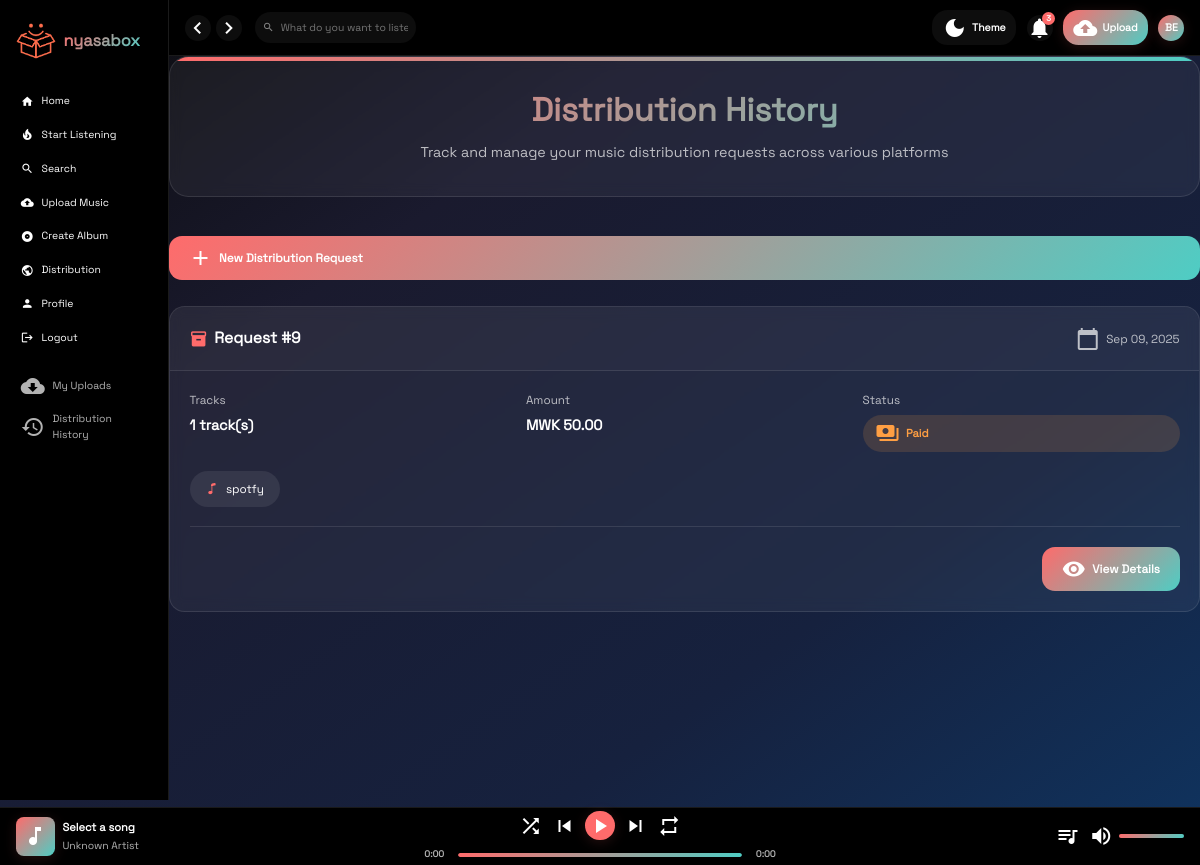
The page /history/ (signed in) on the database its author committed.
### core/models.py (models this page shows, shortened)
class DistributionRequest(models.Model):
    STATUS_CHOICES = (
        ('pending', 'Pending Payment'),
        ('paid', 'Paid'),
        ('processing', 'Processing'),
        ('distributed', 'Distributed'),
        ('rejected', 'Rejected'),
        ('cancelled', 'Cancelled'),
    )
    artist = models.ForeignKey(User, on_delete=models.CASCADE, related_name='distribution_requests')
    tracks = models.ManyToManyField(Track, related_name='distribution_requests')
    platforms = models.ManyToManyField(DistributionPlatform, related_name='distribution_requests')
    requested_at = models.DateTimeField(auto_now_add=True)
    status = models.CharField(max_length=20, choices=STATUS_CHOICES, default='pending')
    total_amount = models.DecimalField(max_digits=10, decimal_places=2, default=0.00)
    payment_reference = models.CharField(max_length=100, blank=True)
    payment_date = models.DateTimeField(null=True, blank=True)
    distributed_date = models.DateTimeField(null=True, blank=True)
    class Meta:
        indexes = [
            models.Index(fields=['artist'], name='idx_distribution_artist'),
            models.Index(fields=['requested_at'], name='idx_distribution_requested_at'),
            models.Index(fields=['status'], name='idx_distribution_status'),
        ]

class DistributionPlatform(models.Model):
    name = models.CharField(max_length=100)
    logo = models.ImageField(upload_to='platform_logos/', blank=True, null=True)
    description = models.TextField(blank=True)
    ref_id = models.CharField(max_length=50, blank=True)  # Add ref_id for PayChangu integration
    is_active = models.BooleanField(default=True)
    class Meta:
        indexes = [
            models.Index(fields=['name'], name='idx_platform_name'),
        ]

### core/views.py (the view)
# urls.py: path('history/', views.distribution_history, name='distribution_history'),
@login_required
def distribution_history(request):
    distribution_requests = DistributionRequest.objects.filter(artist=request.user).order_by('-requested_at')
    return render(request, 'distribution/history.html', {'distribution_requests': distribution_requests})

### core/templates/distribution/history.html (shortened to what this page needs)
{% extends 'base.html' %}
{% load static %}
{% block content %}
<div class="history-container">
    <div class="history-header">
        <h1 class="history-title">Distribution History</h1>
        <p class="history-subtitle">Track and manage your music distribution requests across various platforms</p>
    </div>
    <div class="history-actions" style="margin-bottom: 2rem;">
        <a href="{% url 'distribution_request' %}" class="action-btn btn-primary">
            <span class="material-icons">add</span>
            New Distribution Request
        </a>
    </div>
    {% if distribution_requests %}
        {% for request in distribution_requests %}
        <div class="request-card">
            <div class="request-header">
                <div class="request-id">
                    <span class="material-icons">inventory</span>
                    Request #{{ request.id }}
                </div>
                <div class="request-date">
                    <span class="material-icons">calendar_today</span>
                    {{ request.requested_at|date:"M d, Y" }}
                </div>
            </div>
            <div class="request-content">
                <div class="request-details">
                    <div class="detail-item">
                        <span class="detail-label">Tracks</span>
                        <span class="detail-value">{{ request.tracks.count }} track(s)</span>
                    </div>
                    <div class="detail-item">
                        <span class="detail-label">Amount</span>
                        <span class="detail-value">MWK {{ request.total_amount|floatformat:2 }}</span>
                    </div>
                    <div class="detail-item">
                        <span class="detail-label">Status</span>
                        <span class="status-badge status-{{ request.status }}">
                            <span class="material-icons">
                            </span>
                            {{ request.get_status_display }}
                        </span>
                    </div>
                </div>
                <div class="platform-badges">
                    {% for platform in request.platforms.all %}
                    <span class="platform-badge">
                        <i class="bi bi-music-note"></i>
                        {{ platform.name }}
                    </span>
                    {% endfor %}
                </div>
                <div class="request-actions">
                    <a href="{% url 'distribution_status' request.id %}" class="action-btn btn-primary">
                        <span class="material-icons">visibility</span>
                        View Details
                    </a>
                </div>
            </div>
        </div>
        {% endfor %}
    {% endif %}
</div>
{% endblock %}

### core/templates/base.html (shortened to what this page needs)
{% load static %}
<!DOCTYPE html>
<html lang="en">
<head>
    <link href="https://cdn.jsdelivr.net/npm/bootstrap-icons@1.10.0/font/bootstrap-icons.css" rel="stylesheet">
    <link href="https://cdn.jsdelivr.net/npm/bootstrap@5.3.0/dist/css/bootstrap.min.css" rel="stylesheet">
    <link href="https://cdn.jsdelivr.net/npm/bootstrap-icons@1.10.0/font/bootstrap-icons.css" rel="stylesheet">
</head>
<body>
    <div class="app">
        <div class="sidebar" id="sidebar">
            <div class="logo">
                <img src="{% static 'log.png' %}" style="width:40px" alt="NyasaBox">
                <div class="logo-text">nyasabox</div>
            </div>
            <div class="nav-section">
                <div class="nav-item {% if request.path == '/' %}active{% endif %}">
                    <span class="material-icons">home</span>
                    <a href="{% url 'website' %}">Home</a>
                </div>
                  <div class="nav-item {% if request.path == '/' %}active{% endif %}">
                    <span class="material-icons">local_fire_department</span>
                    <a href="{% url 'index' %}">Start Listening</a>
                </div>
                <div class="nav-item">
                    <span class="material-icons">search</span>
                    <a href="{% url 'search' %}">Search</a>
                </div>
                {% if user.is_authenticated %}
                {% if user.profile.is_artist and user.profile.artist_status == 'verified' %}
                <div class="nav-item">
                    <span class="material-icons">cloud_upload</span>
                    <a href="{% url 'upload' %}">Upload Music</a>
                </div>
                <div class="nav-item">
                    <span class="material-icons">album</span>
                    <a href="{% url 'upload' %}">Create Album</a>
                </div>
                <div class="nav-item">
                    <span class="material-icons">public</span>
                    <a href="{% url 'distribution_request' %}">Distribution</a>
                </div>
                {% else %}
                <div class="nav-item">
                    <span class="material-icons">star</span>
                    <a href="{% url 'become_artist' %}">Become an Artist</a>
                </div>
                {% endif %}
                <div class="nav-item">
                    <span class="material-icons">person</span>
                    <a href="{% url 'profile' %}">Profile</a>
                </div>
                <div class="nav-item">
                    <span class="material-icons">logout</span>
                    <a href="{% url 'logout' %}">Logout</a>
                </div>
                {% endif %}
                <div class="playlists">
                    {% if user.is_authenticated %}
                    {% if user.profile.is_artist and user.profile.artist_status == 'verified' %}
                    <div class="playlist-item">
                        <span class="material-icons">cloud_download</span>
                        <a href="{% url 'my_uploads' %}">My Uploads</a>
                    </div>
                    <div class="playlist-item">
                        <span class="material-icons">history</span>
                        <a href="{% url 'distribution_history' %}">Distribution History</a>
                    </div>
                    {% endif %}
                    {% endif %}
                </div>
            </div>
        </div>
        <div class="main-content">
            <div class="header">
                <div class="header-left">
                    <div class="nav-arrows">
                        <button class="nav-arrow" id="backBtn">
                            <span class="material-icons">chevron_left</span>
                        </button>
                        <button class="nav-arrow" id="forwardBtn">
                            <span class="material-icons">chevron_right</span>
                        </button>
                    </div>
                    <div class="search-container">
                        <span class="material-icons search-icon">search</span>
                        <input type="text" class="search-input" placeholder="What do you want to listen to?" id="searchInput">
                    </div>
                </div>
                <div class="header-right">
                    <button class="theme-toggle" id="themeToggle">
                        <span class="material-icons">dark_mode</span>
                        <span>Theme</span>
                    </button>
                    {% if user.is_authenticated %}
                    <div class="notification-container">
                        <button class="notification-icon" id="notificationButton">
                            <span class="material-icons">notifications</span>
                            <span class="notification-badge">3</span>
                        </button>
                    </div>
                    {% if user.profile.is_artist and user.profile.artist_status == 'verified' %}
                    <button class="upload-btn" onclick="window.location.href='{% url 'upload' %}'">
                        <span class="material-icons">cloud_upload</span>
                        <span>Upload</span>
                    </button>
                    {% endif %}
                    <div class="user-dropdown">
                        <div class="user-avatar" id="userAvatar">
                            {{ user.username|slice:":2"|upper }}
                        </div>
                    </div>
                    {% else %}
                    <button class="upload-btn" onclick="window.location.href='{% url 'login' %}'">
                        <span class="material-icons">login</span>
                        <span>Login</span>
                    </button>
                    {% endif %}
                </div>
            </div>
            {% block content %}
            {% endblock %}
        </div>
    </div>
    <div class="player" id="player">
        <div class="player-left">
            <div class="current-cover" id="currentCover">
                <span class="material-icons">music_note</span>
            </div>
            <div class="current-info">
                <div class="current-title" id="currentTitle">Select a song</div>
                <div class="current-artist" id="currentArtist">Unknown Artist</div>
            </div>
        </div>
        <div class="player-center">
            <div class="player-controls">
                <button class="control-btn" id="shuffleBtn" title="Shuffle">
                    <span class="material-icons">shuffle</span>
                </button>
                <button class="control-btn" id="prevBtn" title="Previous">
                    <span class="material-icons">skip_previous</span>
                </button>
                <button class="control-btn play-pause-btn" id="playPauseBtn" title="Play/Pause">
                    <span class="material-icons">play_arrow</span>
                </button>
                <button class="control-btn" id="nextBtn" title="Next">
                    <span class="material-icons">skip_next</span>
                </button>
                <button class="control-btn" id="repeatBtn" title="Repeat">
                    <span class="material-icons">repeat</span>
                </button>
            </div>
            <div class="progress-container">
                <span class="time" id="currentTime">0:00</span>
                <div class="progress-bar" id="progressBar">
                    <div class="progress" id="progress"></div>
                </div>
                <span class="time" id="totalTime">0:00</span>
            </div>
        </div>
        <div class="player-right">
            <button class="control-btn" id="queueBtn" title="Queue">
                <span class="material-icons">queue_music</span>
            </button>
            <div class="volume-container">
                <button class="control-btn" id="volumeBtn" title="Volume">
                    <span class="material-icons">volume_up</span>
                </button>
                <div class="volume-bar" id="volumeBar">
                    <div class="volume-progress" id="volumeProgress"></div>
                </div>
            </div>
        </div>
    </div>
</body>
</html>

### rows shown on the page
DistributionRequest: id "9", requested_at "Sep 09, 2025", tracks.count "1", total_amount "50.00", status "Paid"
DistributionPlatform: name "spotfy"

### other values the page prints
{{ user.username|slice:":2"|upper }} "BE"
